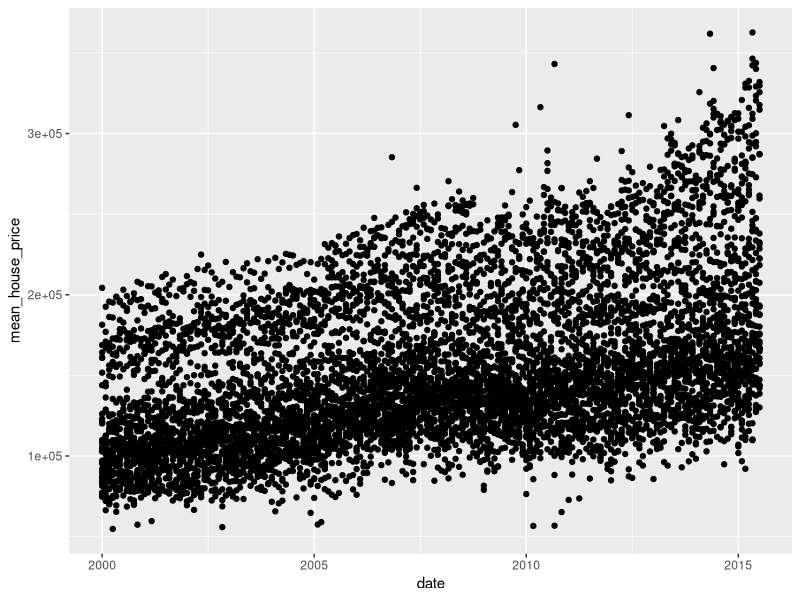
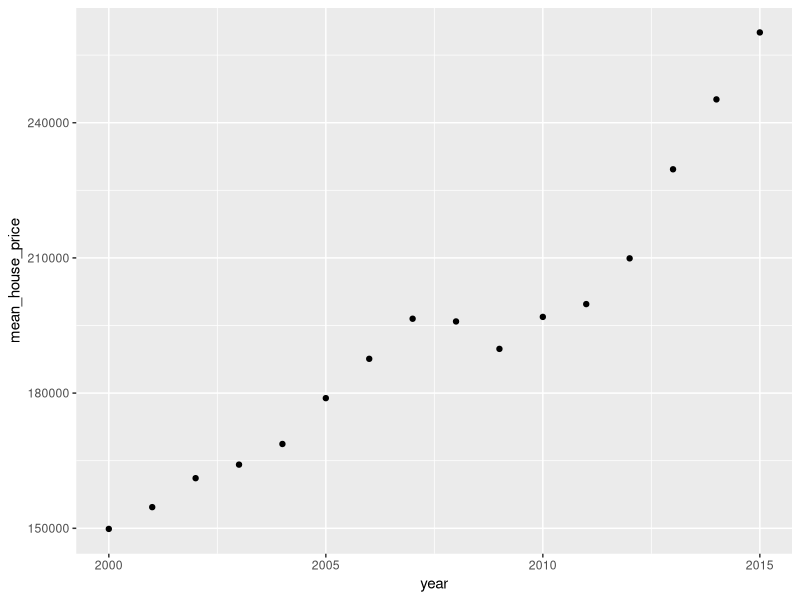
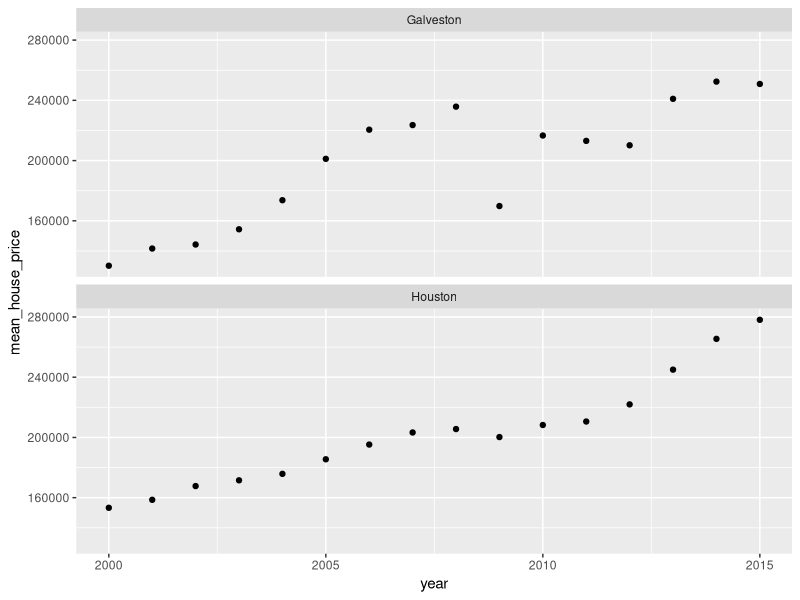

The R script that drew these images, in order:
## ---- chunk 1
library(tidyverse)
library(readxl)
## ---- chunk 2
texas_housing_data <- get("txhousing") # txhousing is in tidyverse

head(texas_housing_data)
## ---- chunk 3
fed_data <-
  read_xlsx("../data/SCE-Public-LM-Quarterly-Microdata.xlsx")
head(fed_data)
## ---- chunk 4
fed_data <- 
  read_xlsx("../data/SCE-Public-LM-Quarterly-Microdata.xlsx", 
            sheet = "Data 2013", 
            skip = 1)
head(fed_data)
## ---- chunk 5
dim(fed_data) 
## ---- chunk 6
names(fed_data)
## ---- chunk 7
select(texas_housing_data, city, date, sales, listings)
## ---- chunk 8
select(texas_housing_data, -c(city, date, sales, listings))
## ---- chunk 9
select(texas_housing_data, city, date, sales, listings, everything())
## ---- chunk 10
dim(fed_data)
# say you're only interested in question L18.
slim_fed_data <- select(fed_data, userid, weight, starts_with("L18"))
dim(slim_fed_data)
## ---- chunk 11
# say you're only interested in question L18.
names(slim_fed_data)
## ---- chunk 12
mutate(texas_housing_data, mean_house_price = volume / sales)
## ---- chunk 13
texas_housing_data_w_mean <- 
  mutate(texas_housing_data, mean_house_price = volume / sales)

select(texas_housing_data_w_mean, 
       city, date, mean_house_price, median)
## ---- chunk 14
texas_housing_data %>%
  mutate(mean_house_price = volume / sales) %>%
  select(city, date, mean_house_price, median)
## ---- chunk 15
mutant_data <- texas_housing_data %>%
  mutate(mean_house_price = volume / sales,
         difference = mean_house_price - median)
## ---- chunk 16
mutant_data %>% 
  ggplot(aes(x = date, y = mean_house_price)) + geom_point()
## ---- chunk 17
summary_data <- 
texas_housing_data %>%
  summarize(total_sales = sum(sales, na.rm = TRUE),
            total_volume = sum(volume, na.rm = TRUE),
            mean_house_price = total_volume / total_sales)
## ---- chunk 18
summary_data
## ---- chunk 19
annual_housing_prices <- texas_housing_data %>%
  group_by(year) %>%
  summarize(total_sales = sum(sales, na.rm = TRUE),
            total_volume = sum(volume, na.rm = TRUE),
            mean_house_price = total_volume / total_sales)
## ---- chunk 20
annual_housing_prices %>% 
  ggplot(aes(x = year, y = mean_house_price)) + geom_point()
## ---- chunk 21
texas_housing_data %>%
  group_by(city, year) %>%
  summarize(total_sales = sum(sales, na.rm = TRUE),
            total_volume = sum(volume, na.rm = TRUE),
            mean_house_price = total_volume / total_sales)
## ---- chunk 22
texas_housing_data %>%
  group_by(city, year) %>%
  summarize(total_sales = sum(sales, na.rm = TRUE),
            total_volume = sum(volume, na.rm = TRUE),
            mean_house_price = total_volume / total_sales) %>% 
  filter(city %in% c("Houston",  "Galveston")) %>%
  ggplot(aes(x = year, y = mean_house_price)) + 
  geom_point() + 
  facet_wrap(facets = "city", nrow = 2)
## ---- chunk 23
texas_housing_data %>%
  arrange(year)
## ---- chunk 24
texas_housing_data %>%
  arrange(desc(year))
## ---- chunk 25
texas_housing_data %>%
  filter(year == 2013)
## ---- chunk 26
texas_housing_data %>%
  filter(year == 2013, city == "Houston")
## ---- chunk 27
outcome_of_t_test <- t.test(c(1,2,3,4), c(3,4,4,4))
outcome_of_t_test$statistic
## ---- chunk 28
letters <- c("a", "b", "c", "d", "e")
letters[3]
letters[c(1,5)]
